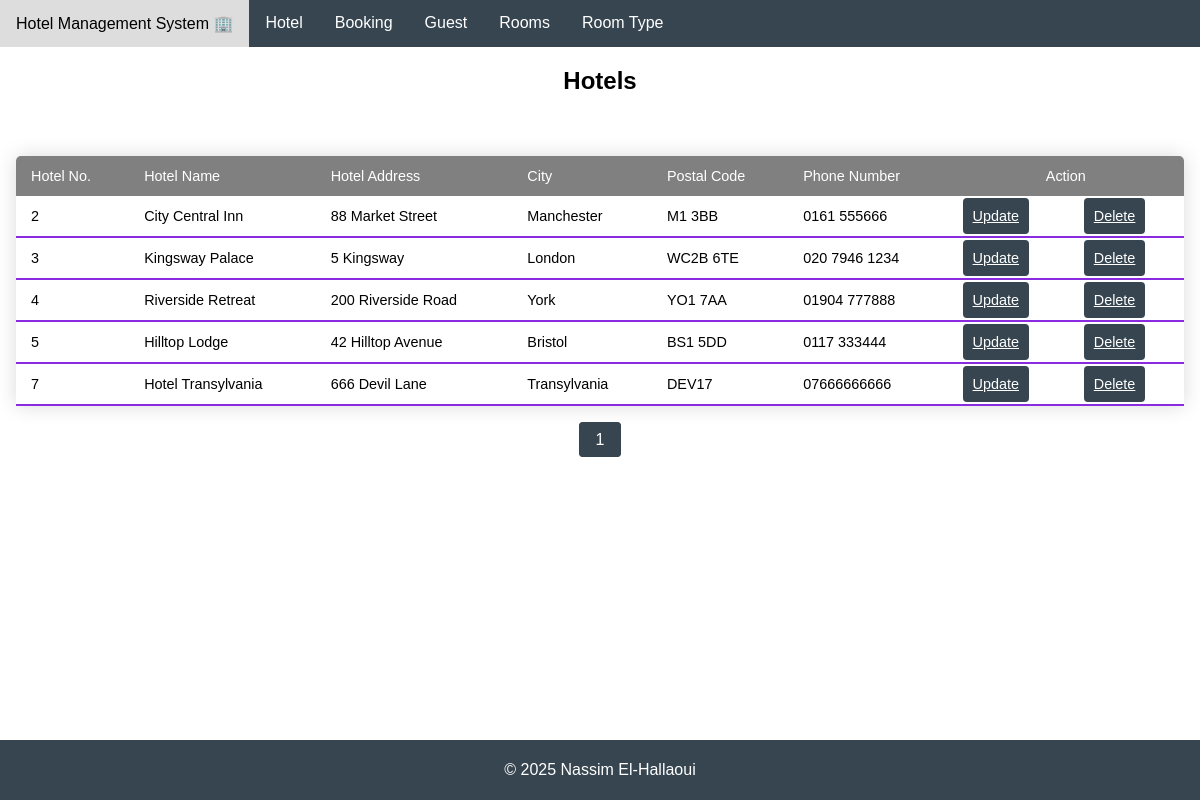
Screenshot of /viewHotel.php with the database file from the repository.
### tables this page shows
CREATE TABLE HOTEL(
    hotelID INTEGER PRIMARY KEY AUTOINCREMENT,
    hotelName TEXT NOT NULL,
    hotelAddress TEXT NOT NULL,
    city TEXT NOT NULL,
    postcode TEXT NOT NULL,
    hotelTelNo TEXT NOT NULL
);

### viewHotel.php (the view, shortened to what this page needs)
<!DOCTYPE html>
<html lang="en">
<head>
    <link rel="stylesheet" href="style.css" />
</head>
<body>
    <?php include 'navbar.php'; ?>
    <div>
        <h2 class="centered-header">Hotels</h2>
    </div>
    <div class = "main">
      <?php
      $db = new SQLite3('S&M Hotel Database.db');
      $records_per_page = 5;
      $current_page = isset($_GET['page']) ? intval($_GET['page']) :1;
      $offset = ($current_page - 1) * $records_per_page;
      $total_query = "SELECT COUNT(*) as total FROM HOTEL";
      $total_result = $db->query($total_query);
      $total_row = $total_result->fetchArray(SQLITE3_ASSOC);
      $total_records = $total_row['total'];
      $total_pages = ceil($total_records / $records_per_page);
      $select_query = "SELECT * FROM HOTEL LIMIT $records_per_page OFFSET $offset";
      $result = $db->query($select_query);
      echo "<table>";
      echo "
      <thead>
        <tr>
          <td>Hotel No.</td>
          <td>Hotel Name</td>
          <td>Hotel Address</td>
          <td>City</td>
          <td>Postal Code</td>
          <td>Phone Number</td>
          <td style ='text-align: center' colspan='2'>Action</td>
        </tr>
      </thead>";
      while ($row = $result->fetchArray(SQLITE3_ASSOC)) {
        $hotelNo = $row['hotelID'];
        $hotelName = $row['hotelName'];
        $hotelAddress = $row['hotelAddress'];
        $city = $row['city'];
        $postalCode = $row['postcode'];
        $phoneNumber = $row['hotelTelNo'];
        echo"
        <tbody>
          <tr>
            <td>$hotelNo</td>
            <td>$hotelName</td>
            <td>$hotelAddress</td>
            <td>$city</td>
            <td>$postalCode</td>
            <td>$phoneNumber</td>
            <td><a class = 'update-delete' href='updateHotel.php?hotelID=$hotelNo'>Update</a></td>
            <td><a class = 'update-delete' href='deleteHotel.php?id=$hotelNo'>Delete</a></td>
          </tr>
        </tbody>";
      }
      echo "</table>";
      echo "<ul class='pagination'>";
      for ($i = 1; $i <= $total_pages; $i++) {
          if ($i == $current_page) {
              echo "<li class='active'><a href='#'>$i</a></li>";
          } else {
              echo "<li><a href='viewHotel.php?page=$i'>$i</a></li>";
          }
      }
      echo "</ul>";
      ?>
    </div>
    <?php include 'footer.php'; ?>
</body>
</html>

### style.css (style rules this page uses)
body { font-family: Arial, sans-serif; display: flex; flex-direction: column; min-height: 100vh; margin: 0; }
.main { flex: 1; padding: 1rem; }
.update-delete { width: 100%; padding: 10px; background-color: rgb(54,69,79); color: white; border: none; border-radius: 4px; cursor: pointer; }
.centered-header { text-align: center; }
table { width: 100%; border-collapse: collapse; margin: 25px 0; font-size: 0.9em; min-width: 400px; border-radius: 5px 5px 0 0; overflow: hidden; box-shadow: 0 0 20px rgba(0, 0, 0, 0.15); }
thead tr { background-color: grey; color: #ffffff; text-align: left; }
th, td { padding: 12px 15px; }
tbody tr { border-bottom: 1px solid #dddddd; }
tbody tr:last-of-type { border-bottom: 2px solid blueviolet; }
.pagination { display: flex; justify-content: center; list-style-type: none; padding: 0; }
.pagination li { margin: 0 5px; }
.pagination a { text-decoration: none; color: rgb(54,69,79); padding: 8px 16px; border: 1px solid #ddd; border-radius: 4px; }
.pagination .active a { background-color: rgb(54,69,79); color: white; border: 1px solid rgb(54,69,79); }

### rows the page displays
hotel: hotelID "2", hotelName "City Central Inn", hotelAddress "88 Market Street", city "Manchester", postcode "M1 3BB", hotelTelNo "0161 555666"
hotel: hotelID "3", hotelName "Kingsway Palace", hotelAddress "5 Kingsway", city "London", postcode "WC2B 6TE", hotelTelNo "020 7946 1234"
hotel: hotelID "4", hotelName "Riverside Retreat", hotelAddress "200 Riverside Road", city "York", postcode "YO1 7AA", hotelTelNo "01904 777888"
hotel: hotelID "5", hotelName "Hilltop Lodge", hotelAddress "42 Hilltop Avenue", city "Bristol", postcode "BS1 5DD", hotelTelNo "0117 333444"
hotel: hotelID "7", hotelName "Hotel Transylvania", hotelAddress "666 Devil Lane", city "Transylvania", postcode "DEV17", hotelTelNo "07666666666"
